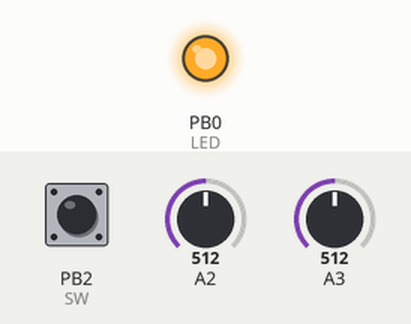
A sketch run on a simulated ATtiny85, built with avr-gcc and run on an emulated ATtiny85. Shown: output pins drawn as LEDs (lit = HIGH). Dashed ring = blinking. Inputs (shaded band) come from the test bench; at power-on: PB2 (SW) HIGH, A2 = 512, A3 = 512. Pins used as bus, display or sensor lines are not drawn.

Above: at 1.2 s.
1.3 s: PB2 (SW) pulled LOW for 0.25 s
At 1.57 s:
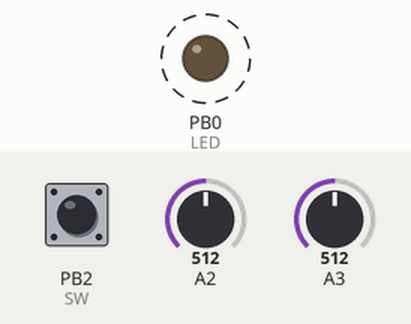
4.3 s: PB2 (SW) pulled LOW for 3.2 s
At 8.6 s:
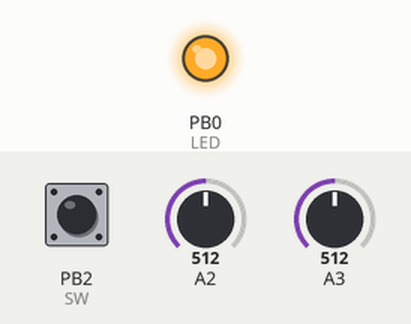
Timing chart, 0 to 10.1 s (numbered marks = the images above; inputs shaded):
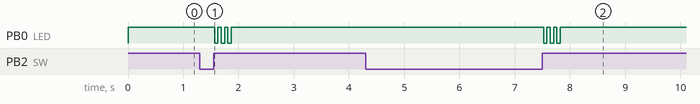

The sketch:

robot_tx.ino
```cpp
//author: Fényes Balázs (fenyesb.github.io)

#define LED 0
#define TX 1
#define SW 2
#define AX_PIN 3
#define AX_ADC 3
#define AY_PIN 4
#define AY_ADC 2

/*
~~~^^|__|^^|__|^^|__ PREAMBLE
      1ms/0   1ms/0
    3ms     1ms     2ms            4ms
|^^^^^^^^|__|^^|__|^^^^|__ ... |^^^^^^^^|__
   START      0      1             END
*/

enum MSG { START = 0, BIT0 = 1, BIT1 = 2, END = 3, PREAMBLE = 1 };
void transmit(enum MSG msg)
{
  static uint8_t high[] = {3, 1, 2, 4};
  static uint8_t low[] = {3, 2, 1, 4};
  digitalWrite(TX, HIGH);
  delay(high[msg]);
  digitalWrite(TX, LOW);
  delay(low[msg]);
}

void setup() {
  // put your setup code here, to run once:
  pinMode(LED, OUTPUT);
  digitalWrite(LED, HIGH);
  pinMode(TX, OUTPUT);
  digitalWrite(LED, LOW);
  pinMode(SW, INPUT);
  digitalWrite(SW, HIGH);
  pinMode(AX_PIN, INPUT);
  pinMode(AY_PIN, INPUT);
  PCMSK |= _BV(SW);
  GIMSK |= _BV(PCIE);
}

volatile uint8_t sw_pressed = 0;
uint8_t sw_state = 0;
ISR(PCINT0_vect) {
  if (PINB & _BV(SW))
    sw_pressed = 1;
}

#define BUFLEN 4

void loop() {
  if(sw_pressed){
    for(uint8_t i = 0; i < 6; i++)
    {
      digitalWrite(LED, i&1);
      delay(60);
    }
    sw_state ^= 1;
    sw_pressed = 0;
  }
  digitalWrite(LED, LOW);
  static uint8_t buf[BUFLEN];
  uint8_t ax = analogRead(AX_ADC) >> 2;
  uint8_t ay = analogRead(AY_ADC) >> 2;
  buf[0] = ax;
  buf[1] = ay;
  buf[2] = sw_state;
  buf[3] = ax ^ ay ^ 0xAA ^ sw_state;
  digitalWrite(LED, HIGH);
  for(uint8_t i = 0; i < 4; i++)
    transmit(PREAMBLE);
  transmit(START);
  for (uint8_t byteptr = 0; byteptr < BUFLEN; byteptr++)
  {
    for (uint8_t bitptr = 0; bitptr < 8; bitptr++)
    {
      uint8_t bitval = buf[byteptr] & _BV(7 - bitptr);
      transmit(bitval?BIT1:BIT0);
    }
  }
  transmit(END);
  delay(100);
}
```

Measured:
- after the input at 1.3 s, PB0 (LED): alternates HIGH for 0.06 s and LOW for 0.06 s, 6 changes in all, then stays HIGH, starting after 0.27 s
- after the input at 4.3 s, PB0 (LED): alternates HIGH for 0.06 s and LOW for 0.06 s, 6 changes in all, then stays HIGH, starting after 3.2 s
